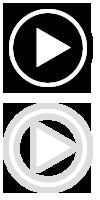
#> input picture mediaelement/src/css/bigplay.fw.png, 100 x 200 px
$ python background-frame-finder.py -i ../mediaelement/src/css/bigplay.fw.png
#> lines starting #> are read from the running program, lines starting #| are printed output that depends on the picture; after the words box and inside, x2 and y2 are one past the last pixel; in counts of white or black regions, pixels touching at a corner belong together
### bin/trafficvision.py

import numpy as np
import cv2
import pickle
import time
import calendar
import sys
import json
import os
import logging
import os.path
import pprint

log = None

pp = pprint.PrettyPrinter(indent=2)

def jdefault(o):
    return o.__dict__

class WatchPoint:
    y = 0
    x = 0
    isRed = 0
    redStart = 0

    def __str__(self):
        return "WatchPoint(x:%d,y:%d,red:%s)" % (self.x,self.y,self.isRed)

    # [59 lines left out: functions paint, processframe, not called in this run]

class VideoJob:

    # location of red lights that are watched
    watchPoints = []

    # list of fully resolve input files
    inFiles = []

    # output files will bhe "output_[framenum]"
    outputPrefix = "output_"

    # none NONE for "do motion mask"
    motionMask = None
    motionKernel = None
    motionBacksub = None

    # Current video reader and index into inFiles that it is reading from
    capIndex = None
    cap = None
    frameNum = -1 # global across all infiles
    frameSkip = 3 # frames to skip between reads before returning a frame for processing
    outFPS = 10 # FPS of output file (best result is "INPUT_FPS/frameSkip" (ie: 30/3 = 10)
    localFrameNum = -1 # relative to current infile

    # seconds of runtime of previous clips, so 'time' in top-left grows across everything
    clipTotalTimeOffset = 0
    last_CAP_PROP_POS_MSEC = 0

    clipEndOffset = 10
    inputFPS = 30

    # as lights go to/from red, a snapshot of the current WatchPoints and frame data is added to this list.
    stateChanges = []

    # current video being written
    vw_out = None
    clipFilename = None
    clipFirstFrame = None
    # details of current output clip
    clips = []

    frame = None
    frame2 = None

    # [29 lines left out: functions closeVideoWriter, openVideoWriter, writeFrame, not called in this run]

    def readFrame (self):

        if self.cap == None:
            self.capIndex = 0
            log.info('Initializing video reader: %s' % self.inFiles[self.capIndex].name)
            self.cap = cv2.VideoCapture(self.inFiles[self.capIndex].name)

        ret, frame = self.cap.read()
        if ret == True:
            self.frameNum += 1
            self.localFrameNum += 1
            self.last_CAP_PROP_POS_MSEC = self.cap.get(cv2.CAP_PROP_POS_MSEC)
            return (True,frame)

        log.info('No more frames left; capIndex: %d; moving to next file' % self.capIndex)
        self.clipTotalTimeOffset += self.last_CAP_PROP_POS_MSEC/1000
        log.info('clipTotalTimeOffset: %d' % self.clipTotalTimeOffset)
        self.cap.release()

        # capIndex is changed, so call self again and next frame should pop out
        self.capIndex += 1
        if (self.capIndex >= len(self.inFiles)):
            log.info('No more inFiles to read from')
            return (False,None)

        log.info('Initializing video reader: %s' % self.inFiles[self.capIndex].name)
        self.cap = cv2.VideoCapture(self.inFiles[self.capIndex].name)
        self.localFrameNum = -1
        return self.readFrame()

    # [9 lines left out: function saveStateChange, not called in this run]

    def backgroundFrameFinder(self):

        cv2.namedWindow('frame')
        cv2.moveWindow('frame',50,50)
        while True:

            ret, frame = self.readFrame()
            if ret == False:
                log.info('done reading input files')
                break;

            processframe(self.frameNum,frame,self.cap,self.watchPoints,self.clipTotalTimeOffset)
            showFrame(frame)

    # [244 lines left out: functions motion_based_background_image_finder, motion_picker_onto_background_mouse_click, motion_picker_onto_background, clipper, runJob, not called in this run]

def showFrame (frame):
    frame = cv2.resize(frame, (0,0), fx=0.5, fy=0.5)
    cv2.imshow('frame',frame)
    key = cv2.waitKey(1)

# [76 lines left out: function unittest, not called in this run]


def logger ():
    global log
    if log != None:
        return log
    lgr = logging.getLogger(__name__)
    lgr.setLevel(logging.DEBUG)

    frmt = logging.Formatter("%(asctime)s %(levelname)s %(name)s.%(funcName)s %(message)s")

    # [4 lines of commented-out code are left out]

    sh = logging.StreamHandler()
    sh.setLevel(logging.DEBUG)
    sh.setFormatter(frmt)
    lgr.addHandler(sh)

    log = lgr;
    return log

def paint (frameNum,frame,cap,clipTimeOffset):

    vid_width = int(cap.get(cv2.CAP_PROP_FRAME_WIDTH))
    vid_height = int(cap.get(cv2.CAP_PROP_FRAME_HEIGHT))

    seconds = clipTimeOffset+(cap.get(cv2.CAP_PROP_POS_MSEC)/1000)
    m, s = divmod(seconds, 60)
    h, m = divmod(m, 60)
    time = "%d:%02d:%02.1f" % (h, m, s)

    cv2.rectangle(frame,(0,0),(vid_width,100),(0,0,0),-1)
    cv2.putText(frame, "#%d %s" % (frameNum,time), (50,80), cv2.FONT_HERSHEY_DUPLEX, 2, (255,255,255,255), 4)
    #cv2.putText(frame, "#%d" % (frameNum), (50,80), cv2.FONT_HERSHEY_DUPLEX, 2, (255,255,255,255), 4)

def processframe (frameNum,frame,cap,watchPoints,clipTimeOffset):

    stageChange = 0


    paint(frameNum,frame,cap,clipTimeOffset)

    for i, w in enumerate(watchPoints):

        prevRed = w.isRed

        w.processframe(frame)

        same = (w.isRed == prevRed)
        if same == 0:
            stageChange = 1
            if w.isRed:
                w.redStart = cap.get(cv2.CAP_PROP_POS_MSEC)
            else:
                w.redStart = None
            log.info("WP(%d) state changed; frame:%d prevRed:%d isRed:%d :: %s" % (i,frameNum,prevRed,w.isRed,w))

        w.paint(frame,cap.get(cv2.CAP_PROP_POS_MSEC))

    return stageChange

log = logger()

### bin/background-frame-finder.py
import numpy as np
import cv2
import pickle
import time
import calendar
import sys
import trafficvision as tv
import logging
import json
import argparse
import pprint

pp = pprint.PrettyPrinter(indent=2)
log = tv.logger()

parser = argparse.ArgumentParser()
parser.add_argument('-o',metavar='output/path/prefix',help='basename of output file(s)')
parser.add_argument('-i',metavar='filename',type=file,action='append',help='Input movie file(s) with OS globbing',nargs=argparse.REMAINDER)
parser.add_argument('--outfps',metavar='10',type=int,default=10,help='FPS of output file')
parser.add_argument('--inskip',metavar='3',type=int,default=3,help='Frames to skip while reading input file') # TODO: just calculate based on INPUT_FRAMERATE/OUTFPS
args = parser.parse_args()

inFiles = []
for x in args.i:
    if isinstance(x,list):
        for xx in x:
            inFiles.append(xx)
            log.info("inputfile: %s" % xx)
    else:
        inFiles.append(x)
        log.info("inputfile: %s" % x)

videoJob = tv.VideoJob()
videoJob.inFiles = inFiles
videoJob.outFPS = args.outfps
videoJob.frameSkip = args.inskip
videoJob.outputPrefix = args.o
videoJob.backgroundFrameFinder()
#> in readFrame, frame is the input picture: shape (200, 100, 3); min 0, max 255, mean 139.9
#> in backgroundFrameFinder, `ret, frame = self.readFrame()`: ret = True
#> in paint, `cv2.rectangle(frame,(0,0),(vid_width,100),(0,0,0),-1)`:
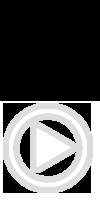
#> frame: shape (200, 100, 3); min 0, max 255, mean 90.7
#> in paint, `cv2.putText(frame, "#%d %s" % (frameNum,time), (50,80), cv2.FONT_HERSH..`:
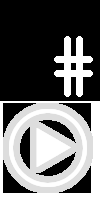
#> frame: shape (200, 100, 3); 5.78% of pixels changed, all inside (x1, y1, x2, y2) = (54, 36, 93, 97)
#> in showFrame, `frame = cv2.resize(frame, (0,0), fx=0.5, fy=0.5)`:
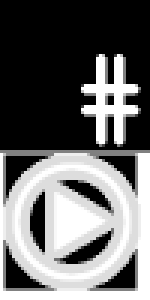
#> frame: shape (100, 50, 3) (shown 3 times larger); min 0, max 255, mean 105.5
#> (key Esc is pressed here)
